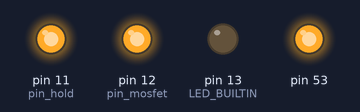
A sketch run on a simulated Arduino Mega 2560, built with avr-gcc and run on an emulated ATmega2560. Parts: output pins drawn as LEDs (lit = HIGH). Pins used as bus, display or sensor lines are not drawn; what the sketch prints to the serial monitor is not drawn.

Above: at 9.0 s.
At 32.5 s:
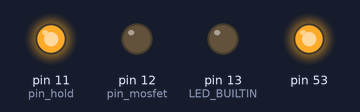
Timing chart, 0 to 54.7 s (numbered marks = the images above):
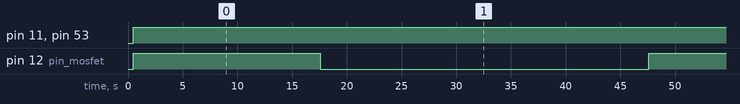

The sketch:

read_send_serial.ino
```cpp
#include <SPI.h>

//SRAM opcodes
#define RDSR        5
#define WRSR        1
#define READ        3
#define WRITE       2

byte cs_pin = 10; //cs_pin location of the two SRAMS

//uint32_t maxram = 131072; //number of bytes in 23LC1024 SRAM
uint32_t maxpage = 4096;  //number of pages in 23LC1024 SRAM
//uint32_t maxpage = 1024;  //number of pages in 23K256 SRAM

/*-=-=-=-=-=-=-=-=-=-=-=-=-=-=-==-=-=-=-=-=-=-*/
//Page transfer Functions
//here we can read and write 32 bytes at each address

void Spi23LC1024Read32(uint32_t address, uint8_t cs_pin, uint8_t* buff)
{
  uint32_t i;
  uint8_t read_page;

  digitalWrite(cs_pin, LOW);
  SPI.transfer(READ);
  SPI.transfer((uint8_t)(address >> 16));
  SPI.transfer((uint8_t)(address >> 8));
  SPI.transfer((uint8_t)address);

  for (i = 0; i < 32; i++)
  {
      read_page = SPI.transfer(0x00);
      buff[i] = read_page;
  }
  digitalWrite(cs_pin, HIGH);
}

void Spi23LC1024Write32(uint32_t address, uint8_t buffer170, uint8_t cs_pin)
{
    uint32_t i;

    digitalWrite(cs_pin, LOW);
    SPI.transfer(WRITE);
    SPI.transfer((uint8_t)(address >> 16));
    SPI.transfer((uint8_t)(address >> 8));
    SPI.transfer((uint8_t)address);

    for (i = 0; i < 32; i++)
    {
        SPI.transfer(buffer170);
    }
    digitalWrite(cs_pin, HIGH);
}
/*-=-=-=-=-=-=-=-=-=-=-=-=-=-=-==-=-=-=-=-=-*/

uint32_t i, j, n;
uint32_t value;
uint32_t num = 0;
uint32_t total_send = 10;
uint8_t buff[32];
uint32_t index = 0;
uint8_t total_buff[32*128];
int inByte;

int pin_hold = 11;
int pin_select = 10;
int pin_mosfet = 12;

//int power = 2;
//int transistor = 12;

static int Serial_write(char c, FILE *) {
    if (c == '\n') Serial.write('\r');  // convert LF -> CRLF
    return Serial.write(c);
}

static FILE mystdout;

 char* itob(uint32_t val, char* buf, size_t n)
{
  char* bp = buf + n;
  do {
    *--bp = (val % 10) + '0';
    val = val / 10;
  } while (bp != buf);
  return (buf);
}

void setup(void)
{
  Serial.begin(9600);

  delay(500);

  pinMode(LED_BUILTIN, OUTPUT);
  pinMode(pin_select, OUTPUT);
  pinMode(pin_hold, OUTPUT);
  pinMode(pin_mosfet, OUTPUT);

  stdout = &mystdout;
  fdev_setup_stream(stdout, Serial_write, NULL, _FDEV_SETUP_WRITE);

//  readSRAM();
}

void readSRAM(){
  SPI.begin();
  digitalWrite(pin_select, LOW);
  digitalWrite(pin_hold, HIGH);
  digitalWrite(pin_mosfet, HIGH);
  delay(100);

// write
//  for (j = 0; j < 1; j++){
//    index = 0;
//    for (i = 0; i < 128; i++)
//    {
//      Spi23LC1024Write32(j*128+i, (uint8_t) 1, cs_pin);
//    }
//  }

// read
// all memory
//  for (j = 0; j < maxpage/128; j++){
// partial
  for (j = 0; j < 2; j++){
    index = 0;
    for (i = 0; i < 128; i++)
    {
      Spi23LC1024Read32(j*128+i, cs_pin,buff);
      memcpy(&total_buff[index], buff, sizeof(buff));
      index += 32;
    }

//    for (i = 0; i< index; i++){
//      Serial.println(total_buff[i], HEX);
//    }

//    for (i = 0; i< index; i=i+4){
//      uint32_t r = ((uint32_t) total_buff[i] << 24 | (uint32_t) total_buff[i+1] << 16 | (uint32_t) total_buff[i+2] << 8 | total_buff[i+3]);
//      Serial.println(r, HEX);
//      printf("%08x", r);
//      printf("\n");
//    }

    for (i = 0; i< index; i++){
      printf("%02x", total_buff[i]);
//      if (i!=0 && (i+1)%4==0)
//        printf("\n");
    }

//    for (i = 0; i< index; i=i+8){
//      Serial.println((uint64_t) total_buff[i] << 54 | (uint64_t) total_buff[i+1] << 48 | (uint64_t) total_buff[i+2] << 40 | (uint64_t) total_buff[i+3] << 32 | (uint64_t) total_buff[i+4] << 24 | (uint64_t) total_buff[i+5] << 16 | (uint64_t) total_buff[i+6] << 8 | total_buff[i+7], HEX);
//    }

  }

  digitalWrite(pin_select, HIGH);
//  digitalWrite(pin_hold, LOW);
  digitalWrite(pin_hold, HIGH);
  digitalWrite(pin_mosfet, LOW);

  SPI.end();

  pinMode(52, OUTPUT);
  digitalWrite(52, HIGH);

  pinMode(51, OUTPUT);
  digitalWrite(51, HIGH);

  stdout = &mystdout;
    fdev_setup_stream(stdout, Serial_write, NULL, _FDEV_SETUP_WRITE);
}

void loop()
{
//    digitalWrite(pin_mosfet, HIGH);   // turn the LED on (HIGH is the voltage level)
    readSRAM();
    delay(30000);               // wait for a second
//    digitalWrite(pin_mosfet, LOW);    // turn the LED off by making the voltage LOW
//    delay(3000);               // wait for a second
//  readSRAM();
//  delay(10000);
//  if (Serial.available() > 0){
//    inByte = Serial.read();
//    if (inByte == 'a'){
//      digitalWrite(LED_BUILTIN, HIGH);   // turn the LED on (HIGH is the voltage level)
////      readSRAM();
//      Serial.println("ON");
//      inByte = 'q';
//    }else if(inByte == 's'){
//      digitalWrite(LED_BUILTIN, LOW);   // turn the LED on (HIGH is the voltage level)
//      Serial.println("OFF");
//      inByte = 'q';
//    }
//  }
}
```

Measured:
- by itself, pin 11 (pin_hold), pin 53: LOW → HIGH at 0.50 s
- by itself, pin 12 (pin_mosfet): alternates HIGH for 17.1 s and LOW for 30.0 s
